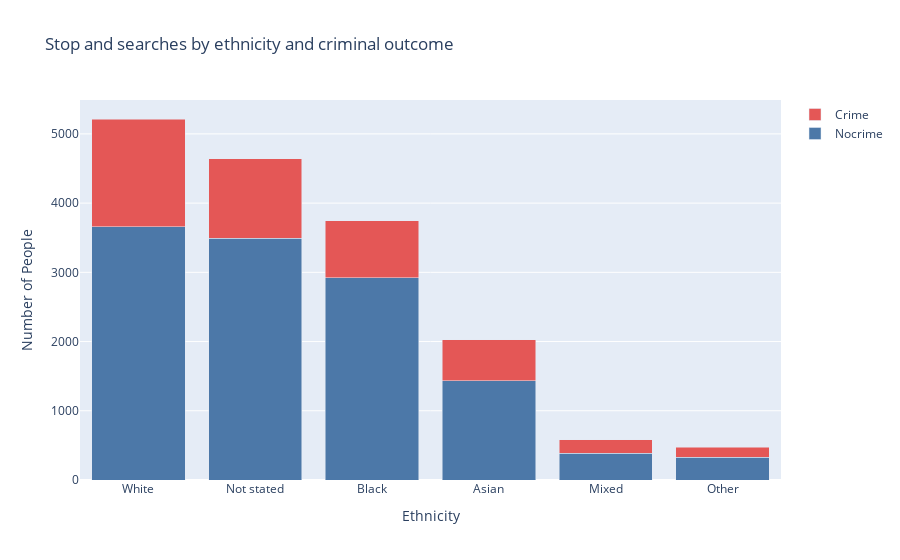

Here is the notebook cell this chart was saved with:
### Code cell
# Create figure
fig = go.Figure()

# Add traces to figure
fig.add_trace(go.Bar(
    x=ethnicities['ethnicity'],
    y=ethnicities['nocrime'],
    name='Nocrime',
    marker_color='#4C78A8'
))

fig.add_trace(go.Bar(
    x=ethnicities['ethnicity'],
    y=ethnicities['crime'],
    name='Crime',
    marker_color='#E45756'
))

fig.update_layout(barmode='stack',
                  title = 'Stacked bar chart!')

# Set graph title, x-axis title, and y-axis title
fig.update_layout(
    title="Stop and searches by ethnicity and criminal outcome",
    xaxis_title="Ethnicity",
    yaxis_title="Number of People"
)

fig.show()

### Figure 1 — Plotly figure (JSON) as saved in the notebook; plotly's stock layout.template omitted (floating-point values rounded to 4 significant figures)
{"data": [{"marker": {"color": "#4C78A8"}, "name": "Nocrime", "type": "bar", "x": ["White", "Not stated", "Black", "Asian", "Mixed", "Other"], "y": [3656, 3496, 2919, 1437, 383, 332]}, {"marker": {"color": "#E45756"}, "name": "Crime", "type": "bar", "x": ["White", "Not stated", "Black", "Asian", "Mixed", "Other"], "y": [1559, 1148, 828, 586, 197, 144]}], "layout": {"barmode": "stack", "title": {"text": "Stop and searches by ethnicity and criminal outcome"}, "xaxis": {"title": {"text": "Ethnicity"}}, "yaxis": {"title": {"text": "Number of People"}}}}
